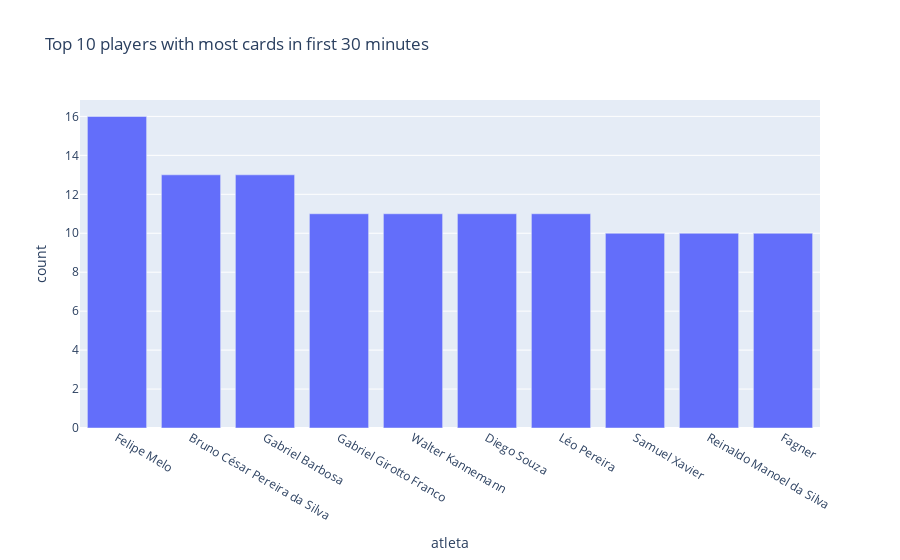

Notebook code for this chart:
### Code cell
auto_df.ai.plot("Gere um gráfico de barras com os top 10 jogadores tiveram mais cartões nos primeiros 30 minutos de jogo")

### Figure 1 — Plotly figure (JSON) as saved in the notebook; plotly's stock layout.template omitted (floating-point values rounded to 4 significant figures)
{"data": [{"alignmentgroup": "True", "hovertemplate": "atleta=%{x}<br>count=%{y}<extra></extra>", "legendgroup": "", "marker": {"color": "#636efa", "pattern": {"shape": ""}}, "name": "", "offsetgroup": "", "orientation": "v", "showlegend": false, "textposition": "auto", "type": "bar", "x": ["Felipe Melo", "Bruno César Pereira da Silva", "Gabriel Barbosa", "Gabriel Girotto Franco", "Walter Kannemann", "Diego Souza", "Léo Pereira", "Samuel Xavier", "Reinaldo Manoel da Silva", "Fagner"], "xaxis": "x", "y": [16, 13, 13, 11, 11, 11, 11, 10, 10, 10], "yaxis": "y"}], "layout": {"autosize": true, "barmode": "relative", "legend": {"tracegroupgap": 0}, "title": {"text": "Top 10 players with most cards in first 30 minutes"}, "xaxis": {"anchor": "y", "autorange": true, "domain": [0, 1], "range": [-0.5, 9.5], "title": {"text": "atleta"}, "type": "category"}, "yaxis": {"anchor": "x", "autorange": true, "domain": [0, 1], "range": [0, 16.84], "title": {"text": "count"}, "type": "linear"}}}
